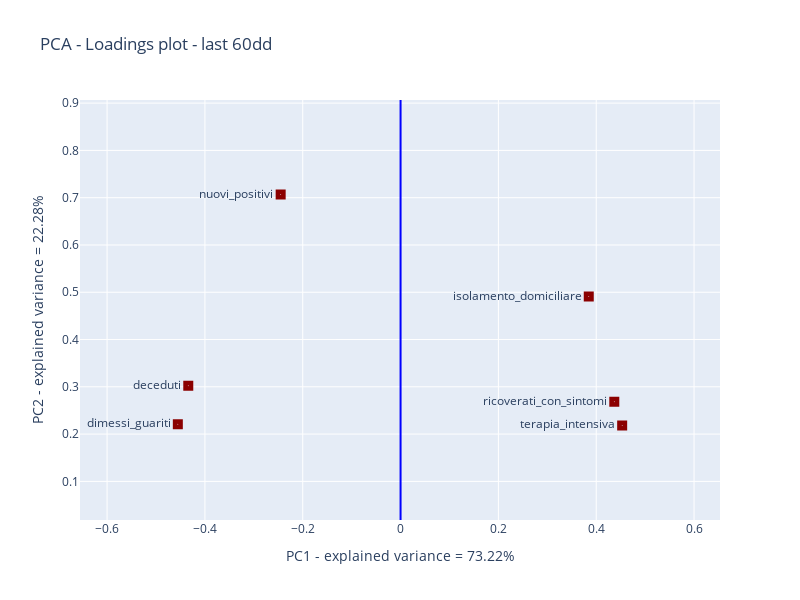

Here is the notebook cell this chart was saved with:
### Code cell
# Loadings plot
arr = np.array(dfV)
label = np.array(df.columns)
xtit = 'PC1 - explained variance = '+str(np.round(100*pca.explained_variance_ratio_[0],decimals=2))+'%'
ytit = 'PC2 - explained variance = '+str(np.round(100*pca.explained_variance_ratio_[1],decimals=2))+'%'
plot = go.Scatter(x=arr[0,:], y=arr[1,:], mode='markers+text',
                  marker=dict(symbol=[201],color='darkred', size=10), 
              text = label, textposition='middle left')
fig=go.Figure()
fig.add_trace(plot)
fig.update_layout(height=600, width=800, title='PCA - Loadings plot - last 60dd', xaxis_title=xtit,yaxis_title=ytit, 
                  xaxis_zeroline=True, yaxis_zeroline=True,
                  xaxis_zerolinecolor='blue', yaxis_zerolinecolor='blue')
fig.update_xaxes(range=[min(arr[0,:])-0.2, max(arr[0,:])+0.2])
fig.update_yaxes(range=[min(arr[1,:])-0.2, max(arr[1,:])+0.2])

### Figure 1 — Plotly figure (JSON) as saved in the notebook; plotly's stock layout.template omitted (floating-point values rounded to 4 significant figures)
{"data": [{"marker": {"color": "darkred", "size": 10, "symbol": [201]}, "mode": "markers+text", "text": ["ricoverati_con_sintomi", "terapia_intensiva", "isolamento_domiciliare", "nuovi_positivi", "dimessi_guariti", "deceduti"], "textposition": "middle left", "type": "scatter", "x": [0.4369, 0.453, 0.3847, -0.2451, -0.4554, -0.434], "y": [0.2682, 0.2183, 0.4909, 0.7066, 0.2208, 0.3023]}], "layout": {"height": 600, "title": {"text": "PCA - Loadings plot - last 60dd"}, "width": 800, "xaxis": {"range": [-0.6554, 0.653], "title": {"text": "PC1 - explained variance = 73.22%"}, "zeroline": true, "zerolinecolor": "blue"}, "yaxis": {"range": [0.01831, 0.9066], "title": {"text": "PC2 - explained variance = 22.28%"}, "zeroline": true, "zerolinecolor": "blue"}}}
